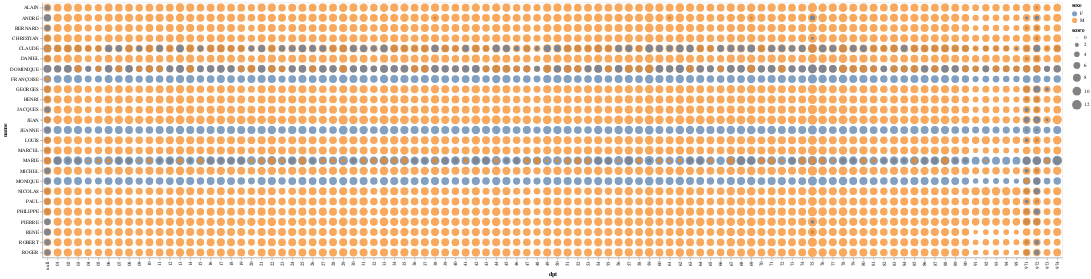

Source (notebook cell):
### Code cell
alt.Chart(name_dpt_sexe).mark_circle().encode(
    alt.X("dpt:N"),
    alt.Y("name:N"),
    alt.Size("score"),
    alt.Color("sexe:N"),
)

### Figure 1 — Vega-Lite specification as saved in the notebook (floating-point values rounded to 4 significant figures; data arrays with more than 128 entries replaced by an {"elided": "..."} marker saying what was removed)
{"config": {"view": {"continuousWidth": 300, "continuousHeight": 300}}, "data": {"name": "data-6596b75ca73548285baf319ab5eeb70f"}, "mark": {"type": "circle"}, "encoding": {"color": {"field": "sexe", "type": "nominal"}, "size": {"field": "score", "type": "quantitative"}, "x": {"field": "dpt", "type": "nominal"}, "y": {"field": "name", "type": "nominal"}}, "$schema": "https://vega.github.io/schema/vega-lite/v5.20.1.json", "datasets": {"data-6596b75ca73548285baf319ab5eeb70f": {"elided": "2862 records"}}}
